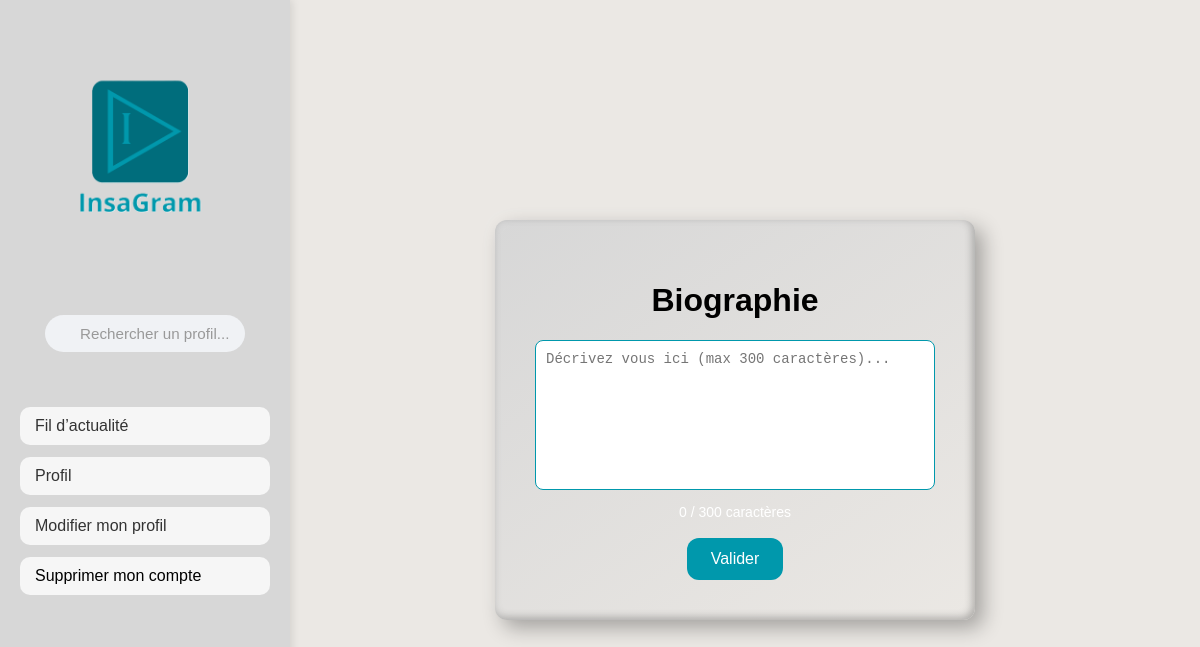
The app's page /edit_biography (signed in), older data.
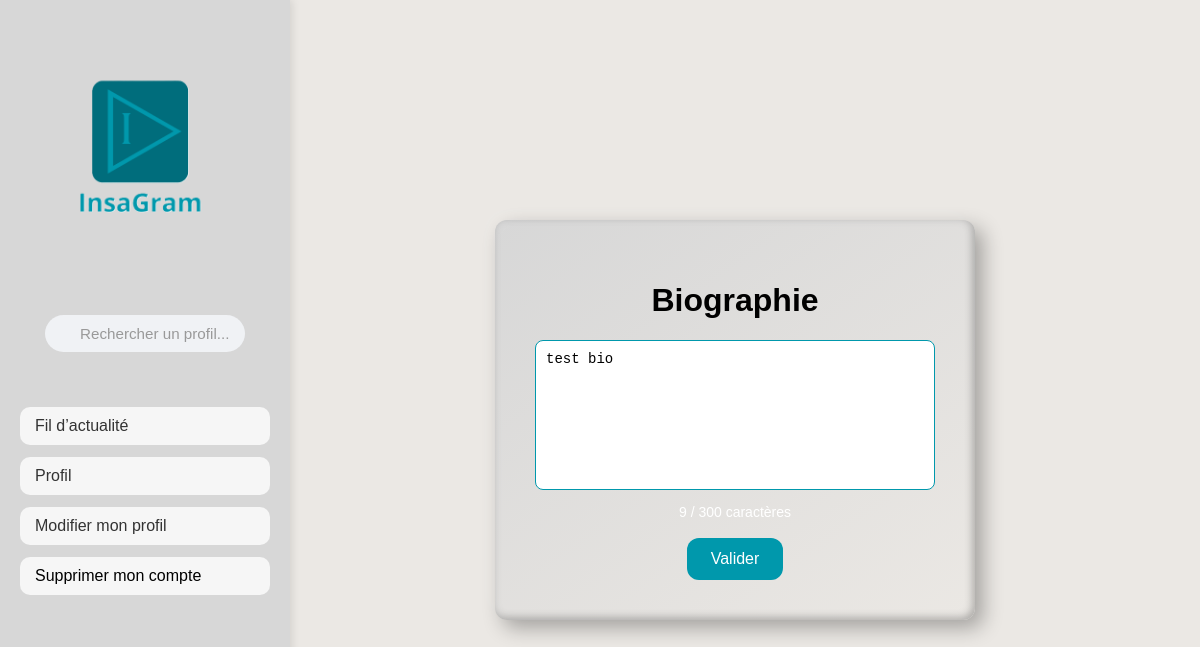
The same page, newer data.
### app.py (models this page shows, shortened)
class User(db.Model):
    id = db.Column(db.Integer, primary_key=True)
    name = db.Column(db.String(80), unique=False, nullable=False)
    username = db.Column(db.String(80), unique=True, nullable=False)
    password = db.Column(db.String(80), nullable=False)
    email = db.Column(db.String(120), unique=True, nullable=False)
    biography = db.Column(db.Text, nullable=True)
    posts = db.relationship('Post', backref='author', lazy=True)
    followed = db.relationship(
        'User',
        secondary=followers,
        primaryjoin=(followers.c.follower_id == id),
        secondaryjoin=(followers.c.followed_id == id),
        backref=db.backref('followers', lazy='dynamic'),
        lazy='dynamic'
    )

### app.py (the view, shortened to what this page needs)
@app.route('/edit_biography', methods=['GET', 'POST'])
def edit_biography():
    if 'username' not in session:
        return redirect(url_for('login'))
    user = User.query.filter_by(username=session['username']).first()
    return render_template('edit_biography.html', user=user)

### templates/edit_biography.html (shortened to what this page needs)
<!DOCTYPE html>
<html lang="fr">
<head>
  <link rel="stylesheet" href="{{ url_for('static', filename='style.css') }}">
</head>
<body>
<div class="sidebar">
    <img src="{{ url_for('static', filename='images/LOGO_sidebar.png') }}" alt="Logo InsaGram" class="logo">
    <div class="container-search">
        <form method="GET" action="{{ url_for('search') }}" class="search-form">
            <input
                type="text"
                name="q"
                placeholder="Rechercher un profil..."
                aria-label="Rechercher"
                class="search-input-with-icon">
        </form>
    </div>
    <nav class="sidebar-nav">
        <form action="{{ url_for('feed') }}" method="get">
            <button
                type="submit"
                class="sidebar-btn {% if request.endpoint == 'feed' %}active{% endif %}">
                Fil d’actualité
            </button>
        </form>
        <form action="{{ url_for('profile') }}" method="get">
            <button
                type="submit"
                class="sidebar-btn {% if request.endpoint == 'profile' %}active{% endif %}">
                Profil
            </button>
        </form>
        <form action="{{ url_for('edit_profile') }}" method="get">
            <button
                type="submit"
                class="sidebar-btn">
                Modifier mon profil
            </button>
        </form>
        <form action="{{ url_for('delete_account') }}" method="get">
            <button
                type="submit"
                class="sidebar-btn btn-danger">
                Supprimer mon compte
            </button>
        </form>
    </nav>
</div>
<div class="main-content bg-light">
  <div class="centered-page">
    <div class="container">
      <h1>Biographie</h1>
      <form method="POST" action="{{ url_for('edit_biography') }}">
        <textarea id="zoneTexte" name="biography" placeholder="Décrivez vous ici (max 300 caractères)...">{{ user.biography or '' }}</textarea>
        <div id="compteur" class="compteur">0 / 300 caractères</div>
        <br>
        <button id="validerBtn" class="btn">Valider</button>
      </form>
    </div>
  </div>
</div>
</body>
</html>

Row changes from the older to the newer data that the page shows:
now on this page (row edited): User: biography "test bio"
Text that changed along with them:
text written by a page script: "0 / 300 caractères" → "9 / 300 caractères"
